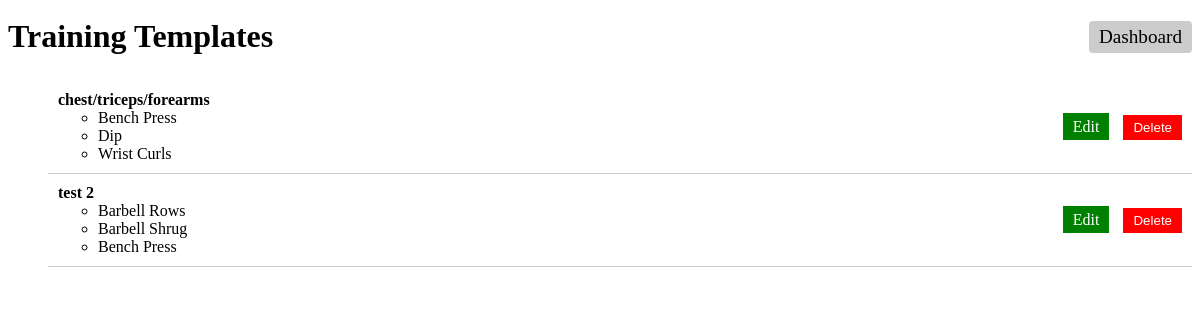
Page /training-templates/ on the committed database.
### training_templates/models.py (models this page shows, shortened)
class TrainingTemplate(models.Model):
    name = models.CharField(max_length=100)
    exercises = models.ManyToManyField(Exercise, through='ExerciseOrder')

class ExerciseOrder(models.Model):
    training_template = models.ForeignKey(TrainingTemplate, on_delete=models.CASCADE)
    exercise = models.ForeignKey(Exercise, on_delete=models.CASCADE)
    order = models.PositiveIntegerField()
    class Meta:
        ordering = ['order']

### exercises/models.py (models this page shows, shortened)
class Exercise(models.Model):
    name = models.CharField(max_length=100)
    main_body_part = models.ForeignKey(BodyPart, on_delete=models.CASCADE, related_name='main_body_exercises')
    additional_body_parts = models.ManyToManyField(BodyPart, related_name='additional_body_exercises', blank=True)
    class Meta:
        ordering = ['name']  # Specify ordering by name

### training_templates/views.py (the view)
# urls.py: path('', training_template_list, name='training_template_list'),
def training_template_list(request):
    templates = TrainingTemplate.objects.all()
    template_exercises = [(template, ExerciseOrder.objects.filter(training_template=template).order_by('order'))
                          for template in templates]
    return render(request, 'training_templates/training_template_list.html', {'template_exercises': template_exercises})

### training_templates/templates/training_templates/training_template_list.html (shortened to what this page needs)
<!DOCTYPE html>
<html>
<head>
    {% load static %}
    <link rel="stylesheet" type="text/css" href="{% static 'training_templates/styles.css' %}">
</head>
<body>
    <div class="header">
        <h1>Training Templates</h1>
        <a href="/" class="dashboard-link">Dashboard</a>
    </div>
    <ul>
        {% for template, exercises_in_order in template_exercises %}
            <li class="list-item">
                <div>
                    <strong>{{ template.name }}</strong>
                    <ul>
                        {% for exercise_order in exercises_in_order %}
                            <li>{{ exercise_order.exercise.name }}</li>
                        {% endfor %}
                    </ul>
                </div>
                <div>
                    <a href="{% url 'edit_training_template' template.id %}" class="button edit-button">Edit</a>
                    <form method="post" action="{% url 'delete_template' template.id %}" style="display:inline;">
                        <button type="submit" class="button delete-button">Delete</button>
                    </form>
                </div>
            </li>
        {% endfor %}
    </ul>
</body>
</html>

### training_templates/static/training_templates/styles.css (style rules this page uses)
.header { display: flex; align-items: center; justify-content: space-between; padding: 10px 0; }
.header h1 { margin: 0; }
.header .dashboard-link { text-decoration: none; color: #000; font-size: 1.2em; background-color: #ccc; padding: 5px 10px; border-radius: 4px; }
.button { margin-left: 10px; padding: 5px 10px; border: none; color: white; cursor: pointer; }
.edit-button { background-color: green; text-decoration: none; }
.delete-button { background-color: red; }
.list-item { display: flex; justify-content: space-between; align-items: center; padding: 10px; border-bottom: 1px solid #ccc; }

### rows in the picture
TrainingTemplate: name "chest/triceps/forearms"
ExerciseOrder: exercise.name "Bench Press"
ExerciseOrder: exercise.name "Dip"
ExerciseOrder: exercise.name "Wrist Curls"
TrainingTemplate: name "test 2"
ExerciseOrder: exercise.name "Barbell Rows"
ExerciseOrder: exercise.name "Barbell Shrug"
ExerciseOrder: exercise.name "Bench Press"
